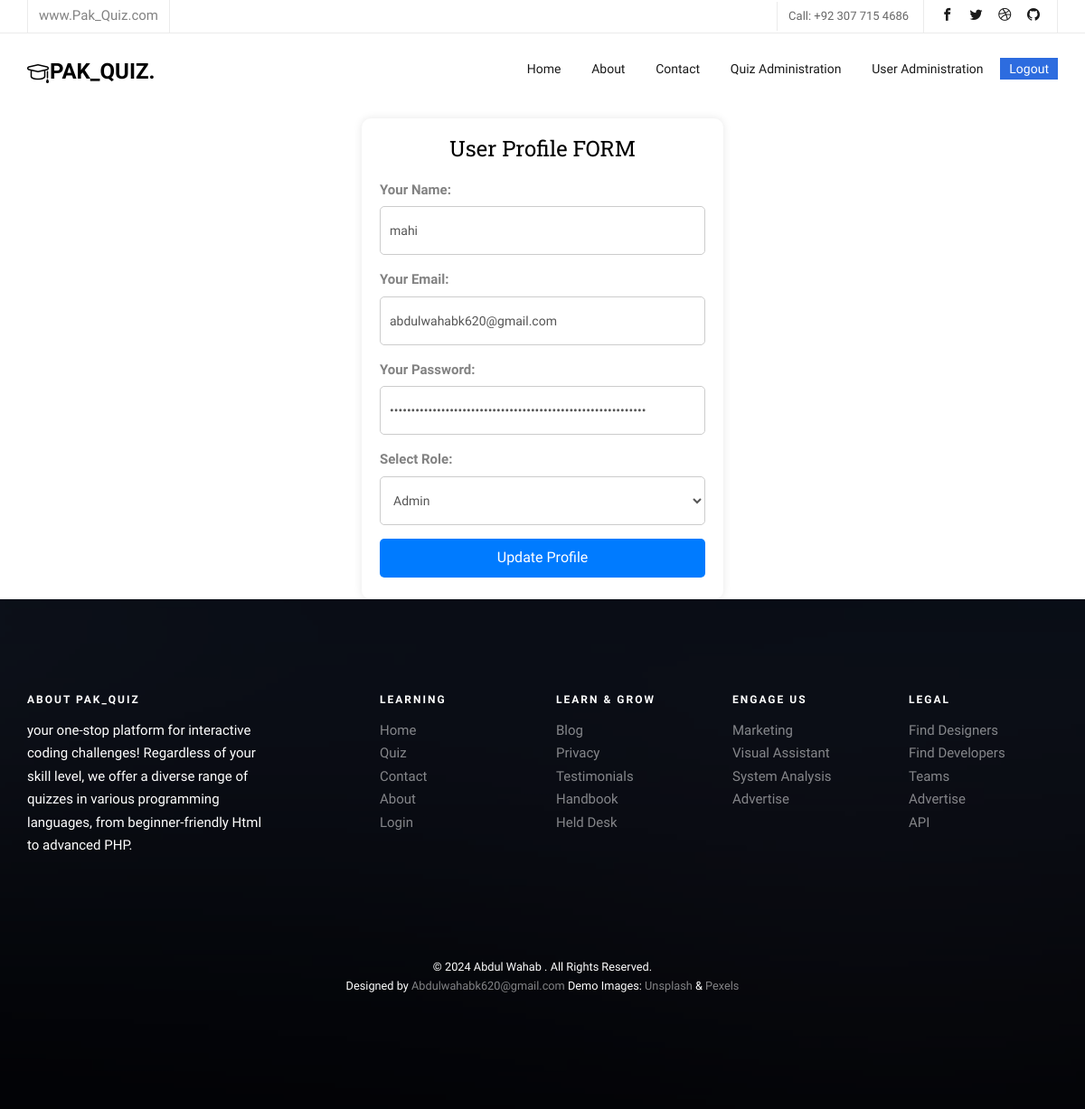
/update_user.php?id=1 (signed in), run on the app's committed database.
### tables this page shows
CREATE TABLE `users` (
  `user_id` int(20) NOT NULL,
  `name` text NOT NULL,
  `email` varchar(50) NOT NULL,
  `password` varchar(250) NOT NULL,
  `role` text NOT NULL,
  `token` text NOT NULL
);

### update_user.php (the view, shortened to what this page needs)
<?php
require_once('includes/db_connect.php');
$user_id = $_GET['id'];
$name = '';
$email = '';
$password = '';
$role = '';
    $sql = "SELECT * FROM users WHERE user_id ='$user_id'";
    $result = $conn->query($sql);
    if ($result->num_rows == 1) {
        $row = $result->fetch_assoc();
        $name = $row['name'];
        $email = $row['email'];
        $password = $row['password'];
        $role = $row['role'];
    } else {
        echo "Error: User not found.";
    }
?>
<!DOCTYPE HTML>
<html>
<head>
	<?php include_once('includes/header.php') ?>
</head>
<body>
		<?php include_once('includes/navbar.php') ?>
    <div class="form">
        <div class="card">
            <h3 class="text-center">User Profile FORM</h3>
            <form action="" method="post">
    <div class="form-group">
        <label for="name">Your Name:</label>
        <input type="text" name="name" id="name" class="form-control" placeholder="Enter your name" value="<?php echo $name; ?>">
    </div>
    <div class="form-group">
        <label for="email">Your Email:</label>
        <input type="email" name="email" id="email" class="form-control" placeholder="Enter your email address" value="<?php echo $email; ?>">
    </div>
    <div class="form-group">
        <label for="password">Your Password:</label>
        <input type="password" name="password" id="password" class="form-control" placeholder="Enter your password" value="<?php echo $password; ?>">
    </div>
    <div class="form-group">
        <label for="role">Select Role:</label>
        <select id="role" name="role" class="form-control">
            <option value="admin" <?php if($role == 'admin') echo 'selected'; ?>>Admin</option>
        </select>
    </div>
    <input type="submit" name="register" value="Update Profile" class="btn btn-primary">
</form>
        </div>
    </div>
	<?php include_once('includes/footer.php') ?>
	</div>
	</body>
</html>

### css/style.css (style rules this page uses)
body { font-family: "Source Sans Pro", Arial, sans-serif; font-weight: 400; font-size: 15px; line-height: 1.7; color: #828282; background: #fff; }
h1, h2, h3, h4, h5, h6, figure { color: #000; font-family: "Roboto Slab", serif; font-weight: 400; margin: 0 0 20px 0; }
.btn { margin-right: 4px; margin-bottom: 4px; font-family: "Source Sans Pro", Arial, sans-serif; font-size: 16px; font-weight: 400; -webkit-border-radius: 30px; -moz-border-radius: 30px; -ms-border-radius: 30px; border-radius: 30px; -webkit-transition: 0.5s; -o-transition: 0.5s; transition: 0.5s; padding: 8px 20px; }
.btn-primary { background: #2D6CDF; color: #fff; border: 2px solid #2D6CDF; }
.form-control { box-shadow: none; background: transparent; border: 2px solid rgba(0, 0, 0, 0.1); height: 54px; font-size: 14px; font-weight: 400; }

### css/form.css (style rules this page uses)
.form { display: flex; justify-content: center; align-items: center; }
.card { width: 400px; padding: 20px; border-radius: 10px; box-shadow: 0 0 10px rgba(0, 0, 0, 0.1); margin-top: 10px; }
.form-control { width: 100%; margin-bottom: 15px; padding: 10px; border: 1px solid #ccc; border-radius: 5px; }
.btn-primary { width: 100%; padding: 10px; border: none; border-radius: 5px; background-color: #007bff; color: #fff; cursor: pointer; }

### data on the page
users: name "mahi", email "abdulwahabk620@gmail.com", role "Admin"
